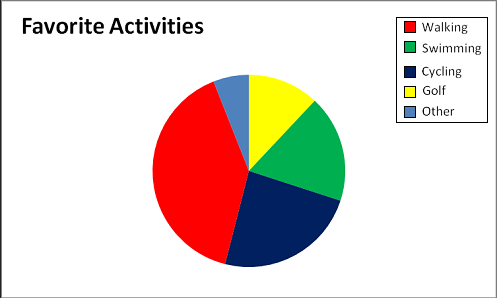
%> input picture Case 1/1.png, 497 x 298 px
$ octave edgebased.m   (GNU Octave 9; MATLAB toolbox functions it lacks are replaced by stand-ins)
%> lines starting %> are read from the running program, lines starting %| are printed output that depends on the picture; in (x1, y1, x2, y2) boxes, pixels count from 0 and x2, y2 are one past the last pixel; in counts of white or black regions, pixels touching at a corner belong together; the program's own positions count from 1
I = imread('1.png');
%> I is the input picture: size 298x497x3 uint8; mean R, G, B 225.8, 214.1, 208.3
gray=rgb2gray(I);
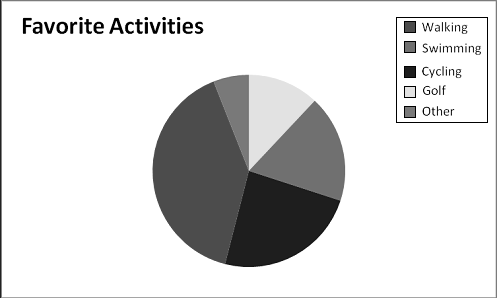
%> gray: size 298x497 uint8; min 0, max 255, mean 217
BW = edge(gray,'canny');
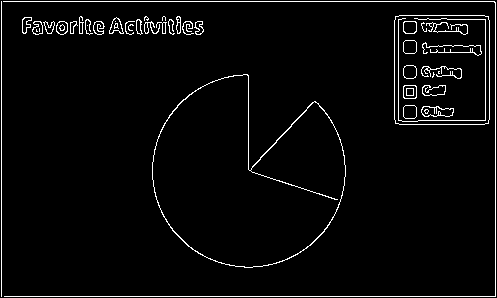
%> BW: size 298x497 logical; 3.5% white in thin lines or dots
se = strel('square', 5);
BW = imdilate(BW,se);
%> BW: size 298x497 logical; 15.1% white; 5 white regions, box (x1, y1, x2, y2) and area: (392, 13, 492, 127) 7186, (0, 0, 497, 298) 6297, (150, 72, 348, 270) 5015, (20, 14, 206, 37) 3425, (420, 83, 448, 98) 377
BW = ~BW;
[L, num] = bwlabel(BW);
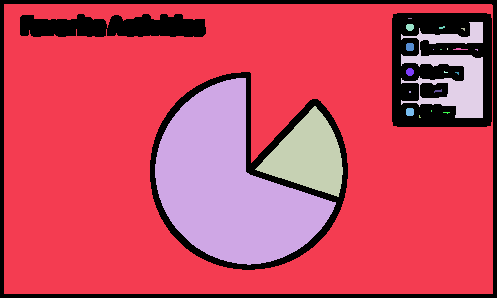
%> L: size 298x497 double; 24 distinct labels, from 0 to 23; one colour per label, 0 black
%> num = 23
RGB = label2rgb(L);
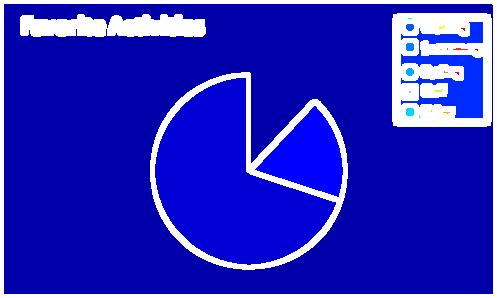
%> RGB: size 298x497x3 uint8; mean R, G, B 38.5, 39.7, 192.7

[h, w, ~] = size(I);
%> h = 298; w = 497
smallRatio = h*w*0.002;
%> smallRatio = 296.2
for i=3:num
    x = uint8(L==i);
    f = sum(sum(x==1));
    if(f < smallRatio)
        continue;
    end
    d = zeros(size(I));
    d(:,:,1) = uint8(x).*I(:,:,1);
    d(:,:,2) = uint8(x).*I(:,:,2);
    d(:,:,3) = uint8(x).*I(:,:,3);
    q=~imbinarize(rgb2gray(d));
    q = label2rgb(q);

    figure,imshow(uint8(q));

end
%> this loop made 21 passes
%> f on passes 1 to 12: 4341, 3482, 48, 60, 52, 60, 4, 4, 4, 2, 1, 17
%> pass 1, `x = uint8(L==i);`:
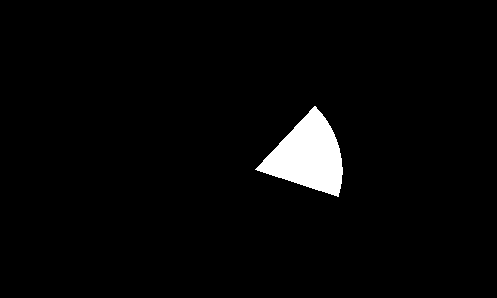
%> x: size 298x497 uint8; values 0 (black) and 1 (white), 2.9% white; 1 white region, box (x1, y1, x2, y2) and area: (255, 106, 343, 197) 4341
%> pass 1, `q = label2rgb(q);`:
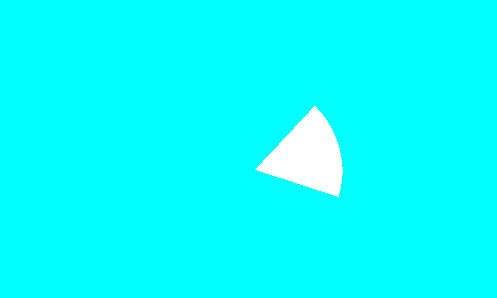
%> q: size 298x497x3 uint8; mean R, G, B 7.5, 255, 255
%> pass 2, `x = uint8(L==i);`:
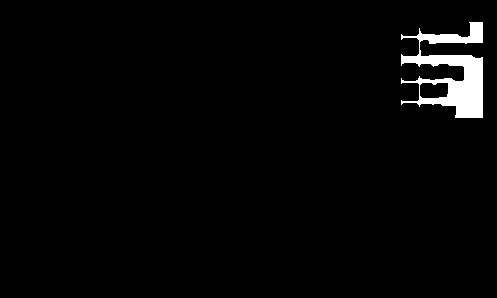
%> x: size 298x497 uint8; values 0 (black) and 1 (white), 2.4% white; 1 white region, box (x1, y1, x2, y2) and area: (401, 22, 483, 118) 3482

$ run again, with Case 1/2.JPG saved as Case 1/1.png
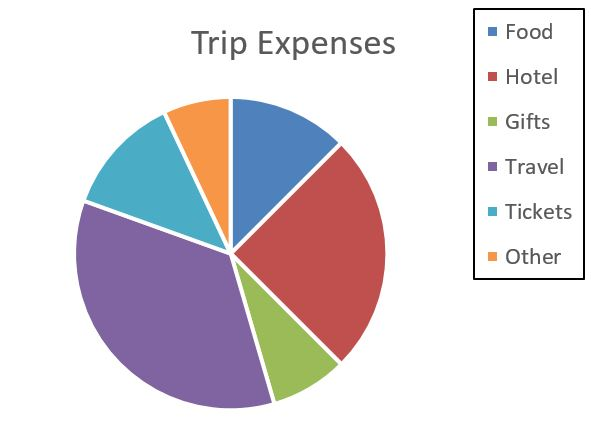
%> input picture Case 1/2.JPG, 591 x 435 px
%> I is the input picture: size 435x591x3 uint8; mean R, G, B 219.6, 212.9, 218.1
%> `[L, num] = bwlabel(BW);`:
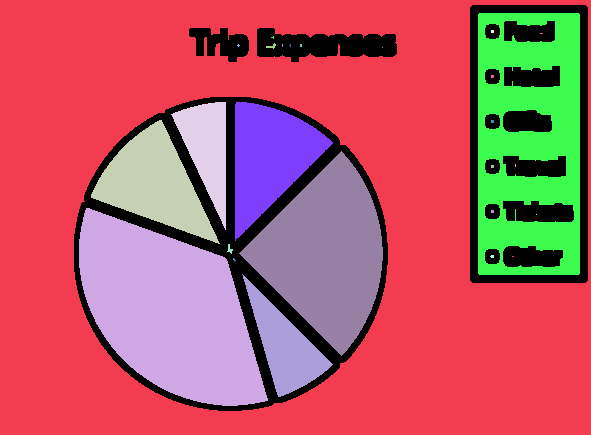
%> L: size 435x591 double; 28 distinct labels, from 0 to 27; one colour per label, 0 black
%> num = 27
%> the loop `for i=3:num` made 25 passes
%> f on passes 1 to 8: 7420, 3650, 28, 5, 7570, 5, 16282, 4152
%> after the loop `for i=3:num`:
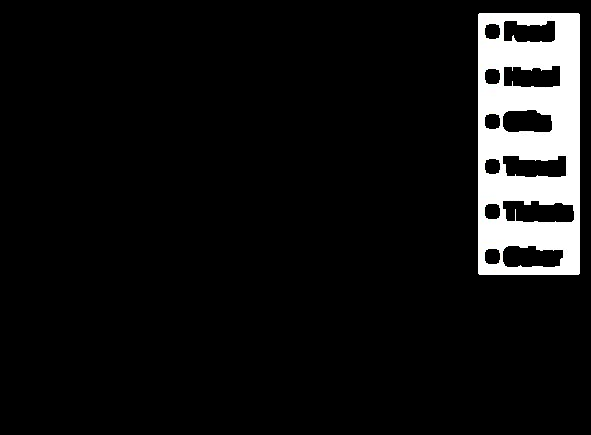
%> d: size 435x591x3 double; mean R, G, B 19.1, 19.1, 19.1
